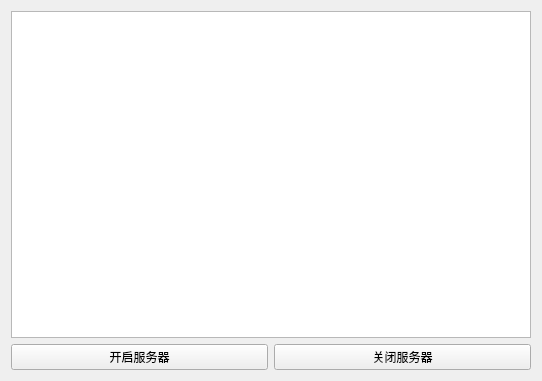
<?xml version="1.0" encoding="UTF-8"?>
<ui version="4.0">
 <class>Widget</class>
 <widget class="QWidget" name="Widget">
  <property name="geometry">
   <rect>
    <x>0</x>
    <y>0</y>
    <width>542</width>
    <height>381</height>
   </rect>
  </property>
  <property name="windowTitle">
   <string>Widget</string>
  </property>
  <layout class="QVBoxLayout" name="verticalLayout">
   <item>
    <widget class="QTextBrowser" name="textBrowser"/>
   </item>
   <item>
    <layout class="QHBoxLayout" name="horizontalLayout">
     <item>
      <widget class="QPushButton" name="OpenButton">
       <property name="text">
        <string>开启服务器</string>
       </property>
      </widget>
     </item>
     <item>
      <widget class="QPushButton" name="CloseButton">
       <property name="text">
        <string>关闭服务器</string>
       </property>
      </widget>
     </item>
    </layout>
   </item>
  </layout>
 </widget>
 <layoutdefault spacing="6" margin="11"/>
 <resources/>
 <connections/>
</ui>
